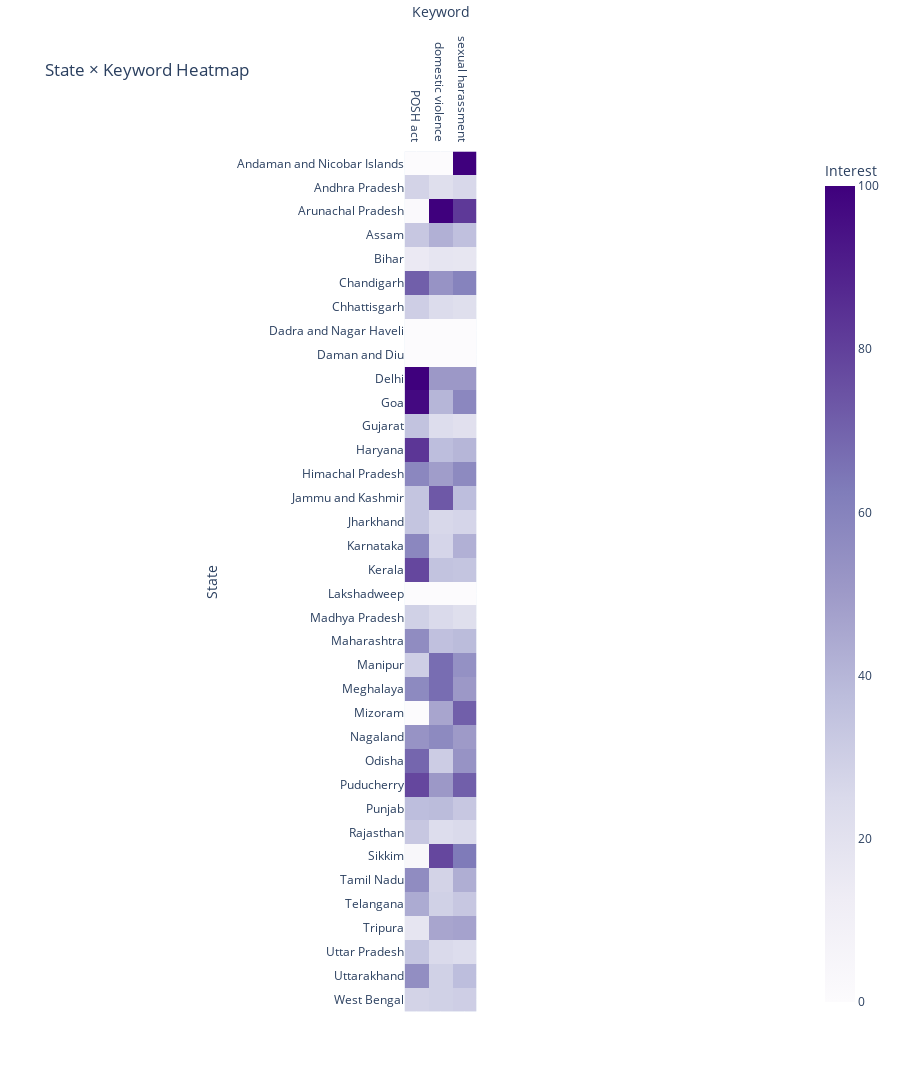

This figure's notebook cell:
### Code cell
fig = px.imshow(
    state_keyword_matrix,
    title="State × Keyword Heatmap",
    labels=dict(x="Keyword", y="State", color="Interest"),
    color_continuous_scale="Purples",
    width=900,
    height=1200
)
fig.update_layout(xaxis_side="top")
fig.show()

### Figure 1 — Plotly figure (JSON) as saved in the notebook; plotly's stock layout.template omitted (floating-point values rounded to 4 significant figures)
{"data": [{"coloraxis": "coloraxis", "hovertemplate": "Keyword: %{x}<br>State: %{y}<br>Interest: %{z}<extra></extra>", "name": "0", "type": "heatmap", "x": ["POSH act", "domestic violence", "sexual harassment"], "xaxis": "x", "y": ["Andaman and Nicobar Islands", "Andhra Pradesh", "Arunachal Pradesh", "Assam", "Bihar", "Chandigarh", "Chhattisgarh", "Dadra and Nagar Haveli", "Daman and Diu", "Delhi", "Goa", "Gujarat", "Haryana", "Himachal Pradesh", "Jammu and Kashmir", "Jharkhand", "Karnataka", "Kerala", "Lakshadweep", "Madhya Pradesh", "Maharashtra", "Manipur", "Meghalaya", "Mizoram", "Nagaland", "Odisha", "Puducherry", "Punjab", "Rajasthan", "Sikkim", "Tamil Nadu", "Telangana", "Tripura", "Uttar Pradesh", "Uttarakhand", "West Bengal"], "yaxis": "y", "z": [[0, 0, 100], [28, 22, 26], [2, 100, 82], [33, 42, 36], [15, 18, 17], [71, 53, 60], [30, 24, 22], [0, 0, 0], [0, 0, 0], [100, 51, 51], [97, 40, 58], [35, 23, 21], [83, 37, 40], [58, 49, 57], [34, 73, 37], [34, 26, 27], [58, 27, 42], [78, 35, 34], [0, 0, 0], [29, 25, 22], [56, 36, 38], [30, 67, 54], [57, 67, 51], [0, 46, 71], [53, 57, 50], [69, 31, 53], [78, 51, 71], [37, 38, 33], [33, 23, 25], [4, 78, 63], [56, 28, 43], [44, 29, 33], [18, 46, 47], [34, 25, 23], [55, 29, 37], [28, 29, 30]]}], "layout": {"coloraxis": {"colorbar": {"title": {"text": "Interest"}}, "colorscale": [[0, "rgb(252,251,253)"], [0.125, "rgb(239,237,245)"], [0.25, "rgb(218,218,235)"], [0.375, "rgb(188,189,220)"], [0.5, "rgb(158,154,200)"], [0.625, "rgb(128,125,186)"], [0.75, "rgb(106,81,163)"], [0.875, "rgb(84,39,143)"], [1, "rgb(63,0,125)"]]}, "height": 1200, "title": {"text": "State × Keyword Heatmap"}, "width": 900, "xaxis": {"anchor": "y", "constrain": "domain", "domain": [0, 1], "scaleanchor": "y", "side": "top", "title": {"text": "Keyword"}}, "yaxis": {"anchor": "x", "autorange": "reversed", "constrain": "domain", "domain": [0, 1], "title": {"text": "State"}}}}
